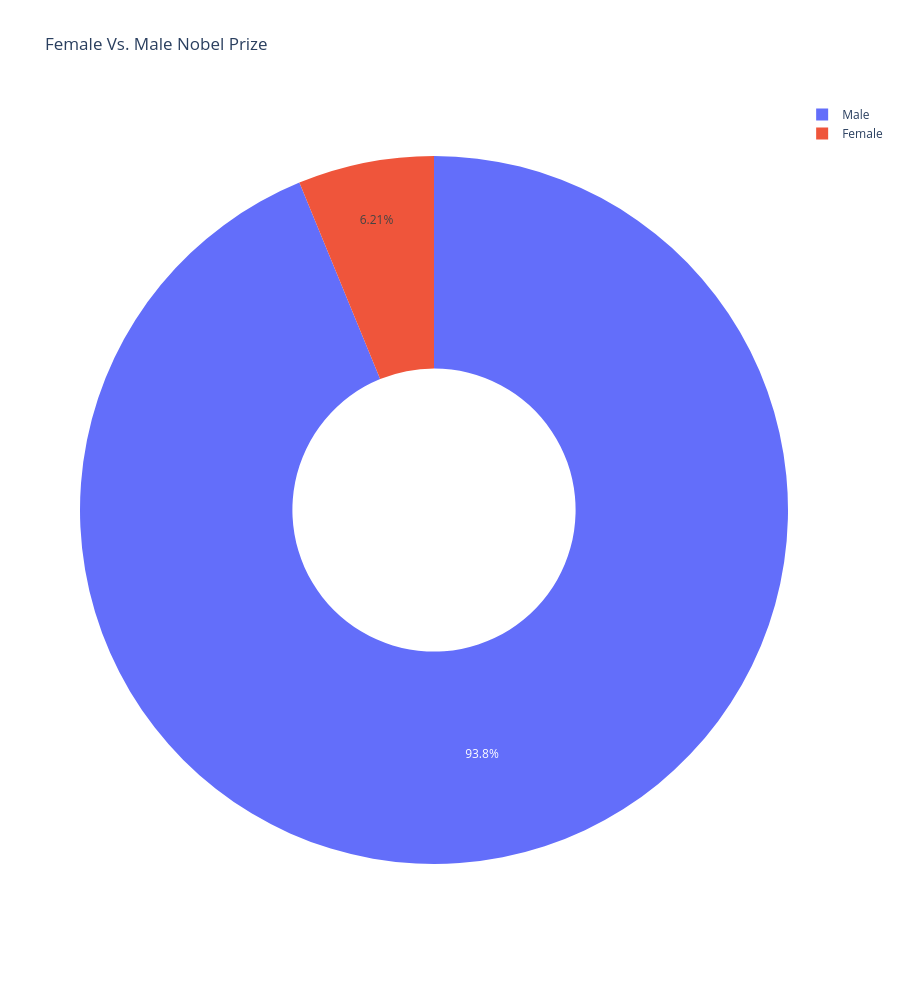

Notebook cell for this chart:
### Markdown cell above
**Challenge**: Create a [donut chart using plotly](https://plotly.com/python/pie-charts/) which shows how many prizes went to men compared to how many prizes went to women. What percentage of all the prizes went to women?

### Code cell
sex_data = df_data.sex.value_counts()

fig_1 = px.pie(sex_data,values=sex_data.values,names=sex_data.index,title="Female Vs. Male Nobel Prize",height=1000,hole=0.4)
fig_1.show()

### Figure 1 — Plotly figure (JSON) as saved in the notebook; plotly's stock layout.template omitted (floating-point values rounded to 4 significant figures)
{"data": [{"domain": {"x": [0, 1], "y": [0, 1]}, "hole": 0.4, "hovertemplate": "sex=%{label}<br>value=%{value}<extra></extra>", "labels": ["Male", "Female"], "legendgroup": "", "name": "", "showlegend": true, "type": "pie", "values": [876, 58]}], "layout": {"height": 1000, "legend": {"tracegroupgap": 0}, "title": {"text": "Female Vs. Male Nobel Prize"}}}
